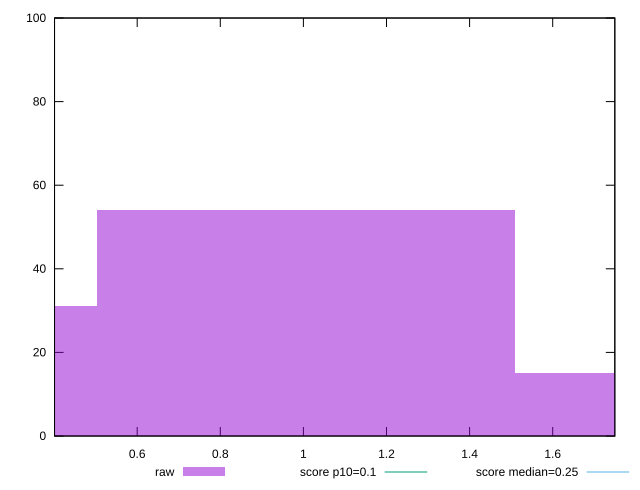

Reproduce this figure in gnuplot.
reset

$raw <<EOF
1.006407345263413 54
2.012814690526826 15
0 31
EOF

set key outside below
set boxwidth 1.006407345263413
set xrange [0.40105458641052244:1.7495150756835938]
set yrange [0:100]
set trange [0:100]
set style fill transparent solid 0.5 noborder

set parametric
set terminal svg size 640, 490 enhanced background rgb 'white'
set output "report_00017_2021-02-10T15-08-03.406Z/cumulative-layout-shift/samples/pages+cached+noadtech/raw/histogram.svg"

plot $raw title "raw" with boxes, \
     0.1,t title "score p10=0.1", \
     0.25,t title "score median=0.25"

reset
